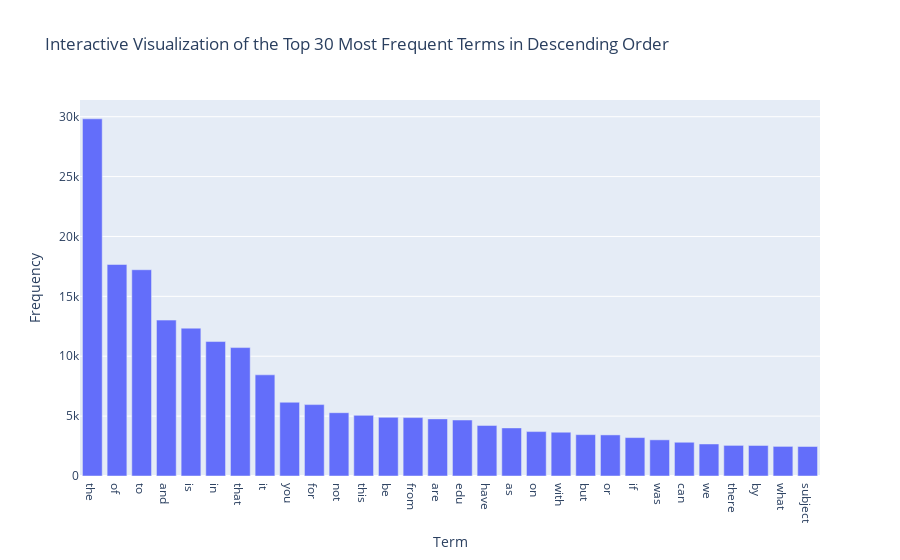

Notebook cell for this chart:
### Markdown cell above
### >>> **Exercise 14 (take home):** 
Additionally, you can attempt to sort the terms on the `x-axis` by frequency instead of in alphabetical order. This way the visualization is more meaninfgul and you will be able to observe the so called [long tail](https://en.wikipedia.org/wiki/Long_tail) (get familiar with this term since it will appear a lot in data mining and other statistics courses). see picture below

![alt txt](https://upload.wikimedia.org/wikipedia/commons/thumb/8/8a/Long_tail.svg/1000px-Long_tail.svg.png)

### Code cell
# Answer here
n = 30 # Select top 30 terms for visualization
terms_freq = list(zip(count_vect.get_feature_names_out(), term_frequencies)) # Zip terms and frequencies together so they're treated as a group
terms_freq.sort(key=lambda x: x[1], reverse=True) # Sort by descending frequency
top_n_terms_freq = terms_freq[:n] # Only keep the top n terms
terms, frequencies = zip(*top_n_terms_freq) # Unzip the terms and frequencies so they're no longer grouped

pltly.bar(
    x=terms, 
    y=frequencies, 
    labels={'x':'Term', 'y':'Frequency'},
    title='Interactive Visualization of the Top ' + str(n) + ' Most Frequent Terms in Descending Order'
)

### Figure 1 — Plotly figure (JSON) as saved in the notebook; plotly's stock layout.template omitted (floating-point values rounded to 4 significant figures)
{"data": [{"hovertemplate": "Term=%{x}<br>Frequency=%{y}<extra></extra>", "legendgroup": "", "marker": {"color": "#636efa", "pattern": {"shape": ""}}, "name": "", "orientation": "v", "showlegend": false, "textposition": "auto", "type": "bar", "x": ["the", "of", "to", "and", "is", "in", "that", "it", "you", "for", "not", "this", "be", "from", "are", "edu", "have", "as", "on", "with", "but", "or", "if", "was", "can", "we", "there", "by", "what", "subject"], "xaxis": "x", "y": [29825, 17660, 17222, 13017, 12343, 11226, 10723, 8447, 6157, 5962, 5285, 5063, 4898, 4877, 4769, 4675, 4218, 4015, 3709, 3655, 3453, 3432, 3208, 3020, 2818, 2674, 2556, 2548, 2472, 2464], "yaxis": "y"}], "layout": {"barmode": "relative", "legend": {"tracegroupgap": 0}, "title": {"text": "Interactive Visualization of the Top 30 Most Frequent Terms in Descending Order"}, "xaxis": {"anchor": "y", "domain": [0, 1], "title": {"text": "Term"}}, "yaxis": {"anchor": "x", "domain": [0, 1], "title": {"text": "Frequency"}}}}
